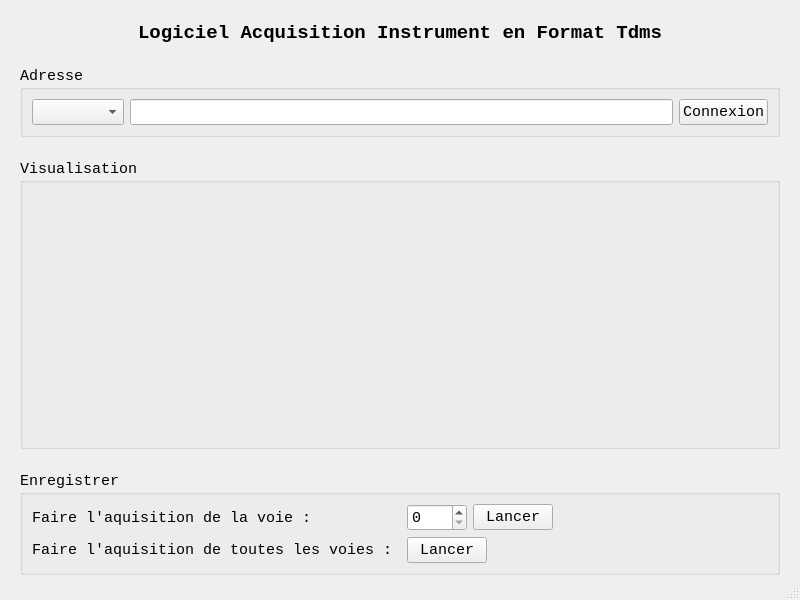
<?xml version="1.0" encoding="UTF-8"?>
<ui version="4.0">
 <class>MainWindow</class>
 <widget class="QMainWindow" name="MainWindow">
  <property name="geometry">
   <rect>
    <x>0</x>
    <y>0</y>
    <width>800</width>
    <height>600</height>
   </rect>
  </property>
  <property name="font">
   <font>
    <family>Consolas</family>
    <pointsize>11</pointsize>
   </font>
  </property>
  <property name="windowTitle">
   <string>AcqNomade</string>
  </property>
  <widget class="QWidget" name="centralwidget">
   <layout class="QGridLayout" name="gridLayout_Main">
    <property name="leftMargin">
     <number>20</number>
    </property>
    <property name="topMargin">
     <number>2</number>
    </property>
    <property name="rightMargin">
     <number>20</number>
    </property>
    <property name="bottomMargin">
     <number>2</number>
    </property>
    <property name="spacing">
     <number>2</number>
    </property>
    <item row="0" column="1">
     <spacer name="verticalSpacer">
      <property name="orientation">
       <enum>Qt::Vertical</enum>
      </property>
      <property name="sizeType">
       <enum>QSizePolicy::Fixed</enum>
      </property>
      <property name="sizeHint" stdset="0">
       <size>
        <width>1</width>
        <height>20</height>
       </size>
      </property>
     </spacer>
    </item>
    <item row="1" column="1">
     <widget class="QLabel" name="Title">
      <property name="sizePolicy">
       <sizepolicy hsizetype="Maximum" vsizetype="Maximum">
        <horstretch>0</horstretch>
        <verstretch>0</verstretch>
       </sizepolicy>
      </property>
      <property name="font">
       <font>
        <family>Consolas</family>
        <pointsize>14</pointsize>
        <weight>75</weight>
        <bold>true</bold>
       </font>
      </property>
      <property name="text">
       <string>Logiciel Acquisition Instrument en Format Tdms</string>
      </property>
      <property name="alignment">
       <set>Qt::AlignCenter</set>
      </property>
      <property name="textInteractionFlags">
       <set>Qt::NoTextInteraction</set>
      </property>
     </widget>
    </item>
    <item row="5" column="0" colspan="3">
     <widget class="QGroupBox" name="groupBox_Visual">
      <property name="title">
       <string>Visualisation</string>
      </property>
      <layout class="QGridLayout" name="gridLayout_Visual"/>
     </widget>
    </item>
    <item row="7" column="0" colspan="3">
     <widget class="QGroupBox" name="groupBox_Save">
      <property name="sizePolicy">
       <sizepolicy hsizetype="Minimum" vsizetype="Maximum">
        <horstretch>0</horstretch>
        <verstretch>0</verstretch>
       </sizepolicy>
      </property>
      <property name="title">
       <string>Enregistrer</string>
      </property>
      <layout class="QGridLayout" name="gridLayout_Save">
       <item row="1" column="0">
        <widget class="QLabel" name="label_AcqAll">
         <property name="sizePolicy">
          <sizepolicy hsizetype="Maximum" vsizetype="Minimum">
           <horstretch>0</horstretch>
           <verstretch>0</verstretch>
          </sizepolicy>
         </property>
         <property name="text">
          <string>Faire l'aquisition de toutes les voies : </string>
         </property>
        </widget>
       </item>
       <item row="1" column="1" colspan="2">
        <widget class="QPushButton" name="pushButton_AcqAll">
         <property name="sizePolicy">
          <sizepolicy hsizetype="Maximum" vsizetype="Fixed">
           <horstretch>0</horstretch>
           <verstretch>0</verstretch>
          </sizepolicy>
         </property>
         <property name="text">
          <string>Lancer</string>
         </property>
        </widget>
       </item>
       <item row="0" column="0">
        <widget class="QLabel" name="label_AcqCh">
         <property name="sizePolicy">
          <sizepolicy hsizetype="Maximum" vsizetype="Minimum">
           <horstretch>0</horstretch>
           <verstretch>0</verstretch>
          </sizepolicy>
         </property>
         <property name="text">
          <string>Faire l'aquisition de la voie : </string>
         </property>
        </widget>
       </item>
       <item row="0" column="2">
        <widget class="QPushButton" name="pushButton_AcqCh">
         <property name="sizePolicy">
          <sizepolicy hsizetype="Maximum" vsizetype="Fixed">
           <horstretch>0</horstretch>
           <verstretch>0</verstretch>
          </sizepolicy>
         </property>
         <property name="text">
          <string>Lancer</string>
         </property>
        </widget>
       </item>
       <item row="0" column="1">
        <widget class="QSpinBox" name="spinBox_AcqCh">
         <property name="sizePolicy">
          <sizepolicy hsizetype="Maximum" vsizetype="Fixed">
           <horstretch>0</horstretch>
           <verstretch>0</verstretch>
          </sizepolicy>
         </property>
         <property name="maximum">
          <number>100</number>
         </property>
        </widget>
       </item>
       <item row="0" column="3" rowspan="2">
        <spacer name="horizontalSpacer">
         <property name="orientation">
          <enum>Qt::Horizontal</enum>
         </property>
         <property name="sizeHint" stdset="0">
          <size>
           <width>40</width>
           <height>20</height>
          </size>
         </property>
        </spacer>
       </item>
      </layout>
     </widget>
    </item>
    <item row="3" column="0" colspan="3">
     <widget class="QGroupBox" name="groupBox_Addr">
      <property name="sizePolicy">
       <sizepolicy hsizetype="Minimum" vsizetype="Maximum">
        <horstretch>0</horstretch>
        <verstretch>0</verstretch>
       </sizepolicy>
      </property>
      <property name="title">
       <string>Adresse</string>
      </property>
      <layout class="QHBoxLayout" name="horizontalLayout_Addr">
       <item>
        <widget class="QComboBox" name="comboBox_Port">
         <property name="currentText">
          <string/>
         </property>
         <property name="currentIndex">
          <number>-1</number>
         </property>
         <item>
          <property name="text">
           <string>IP</string>
          </property>
         </item>
         <item>
          <property name="text">
           <string>GPIB</string>
          </property>
         </item>
         <item>
          <property name="text">
           <string>IP/GPIB</string>
          </property>
         </item>
         <item>
          <property name="text">
           <string>USB</string>
          </property>
         </item>
         <item>
          <property name="text">
           <string>Autre</string>
          </property>
         </item>
        </widget>
       </item>
       <item>
        <widget class="QLineEdit" name="lineEdit_Addr">
         <property name="inputMask">
          <string/>
         </property>
         <property name="text">
          <string/>
         </property>
         <property name="placeholderText">
          <string/>
         </property>
         <property name="cursorMoveStyle">
          <enum>Qt::LogicalMoveStyle</enum>
         </property>
         <property name="clearButtonEnabled">
          <bool>false</bool>
         </property>
        </widget>
       </item>
       <item>
        <widget class="QPushButton" name="pushButton_Connect">
         <property name="text">
          <string>Connexion</string>
         </property>
        </widget>
       </item>
      </layout>
     </widget>
    </item>
    <item row="6" column="0" colspan="3">
     <spacer name="verticalSpacer_3">
      <property name="orientation">
       <enum>Qt::Vertical</enum>
      </property>
      <property name="sizeType">
       <enum>QSizePolicy::Fixed</enum>
      </property>
      <property name="sizeHint" stdset="0">
       <size>
        <width>20</width>
        <height>20</height>
       </size>
      </property>
     </spacer>
    </item>
    <item row="4" column="0" colspan="3">
     <spacer name="verticalSpacer_2">
      <property name="orientation">
       <enum>Qt::Vertical</enum>
      </property>
      <property name="sizeType">
       <enum>QSizePolicy::Fixed</enum>
      </property>
      <property name="sizeHint" stdset="0">
       <size>
        <width>20</width>
        <height>20</height>
       </size>
      </property>
     </spacer>
    </item>
    <item row="2" column="1">
     <spacer name="verticalSpacer_4">
      <property name="orientation">
       <enum>Qt::Vertical</enum>
      </property>
      <property name="sizeType">
       <enum>QSizePolicy::Fixed</enum>
      </property>
      <property name="sizeHint" stdset="0">
       <size>
        <width>20</width>
        <height>20</height>
       </size>
      </property>
     </spacer>
    </item>
   </layout>
  </widget>
  <widget class="QStatusBar" name="statusbar"/>
 </widget>
 <resources/>
 <connections/>
</ui>
